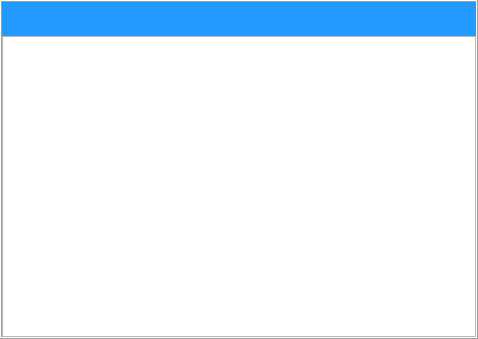
<?xml version="1.0" encoding="UTF-8"?>
<ui version="4.0">
 <class>Form</class>
 <widget class="QWidget" name="Form">
  <property name="geometry">
   <rect>
    <x>0</x>
    <y>0</y>
    <width>478</width>
    <height>339</height>
   </rect>
  </property>
  <property name="windowTitle">
   <string>Form</string>
  </property>
  <layout class="QVBoxLayout" name="verticalLayout">
   <property name="spacing">
    <number>0</number>
   </property>
   <property name="leftMargin">
    <number>0</number>
   </property>
   <property name="topMargin">
    <number>0</number>
   </property>
   <property name="rightMargin">
    <number>0</number>
   </property>
   <property name="bottomMargin">
    <number>0</number>
   </property>
   <item>
    <widget class="QFrame" name="frame">
     <property name="frameShape">
      <enum>QFrame::Box</enum>
     </property>
     <property name="frameShadow">
      <enum>QFrame::Raised</enum>
     </property>
     <layout class="QVBoxLayout" name="verticalLayout_2">
      <property name="spacing">
       <number>0</number>
      </property>
      <property name="leftMargin">
       <number>0</number>
      </property>
      <property name="topMargin">
       <number>0</number>
      </property>
      <property name="rightMargin">
       <number>0</number>
      </property>
      <property name="bottomMargin">
       <number>0</number>
      </property>
      <item>
       <widget class="QLabel" name="lb_slot_name">
        <property name="sizePolicy">
         <sizepolicy hsizetype="Preferred" vsizetype="Preferred">
          <horstretch>0</horstretch>
          <verstretch>1</verstretch>
         </sizepolicy>
        </property>
        <property name="styleSheet">
         <string notr="true">background-color: rgb(34, 154, 255);
font: 75 14pt &quot;Songti SC&quot;;</string>
        </property>
        <property name="text">
         <string/>
        </property>
        <property name="alignment">
         <set>Qt::AlignCenter</set>
        </property>
       </widget>
      </item>
      <item>
       <widget class="QTextEdit" name="tet_log">
        <property name="sizePolicy">
         <sizepolicy hsizetype="Expanding" vsizetype="Expanding">
          <horstretch>0</horstretch>
          <verstretch>9</verstretch>
         </sizepolicy>
        </property>
        <property name="readOnly">
         <bool>true</bool>
        </property>
       </widget>
      </item>
     </layout>
    </widget>
   </item>
  </layout>
 </widget>
 <resources/>
 <connections/>
</ui>
